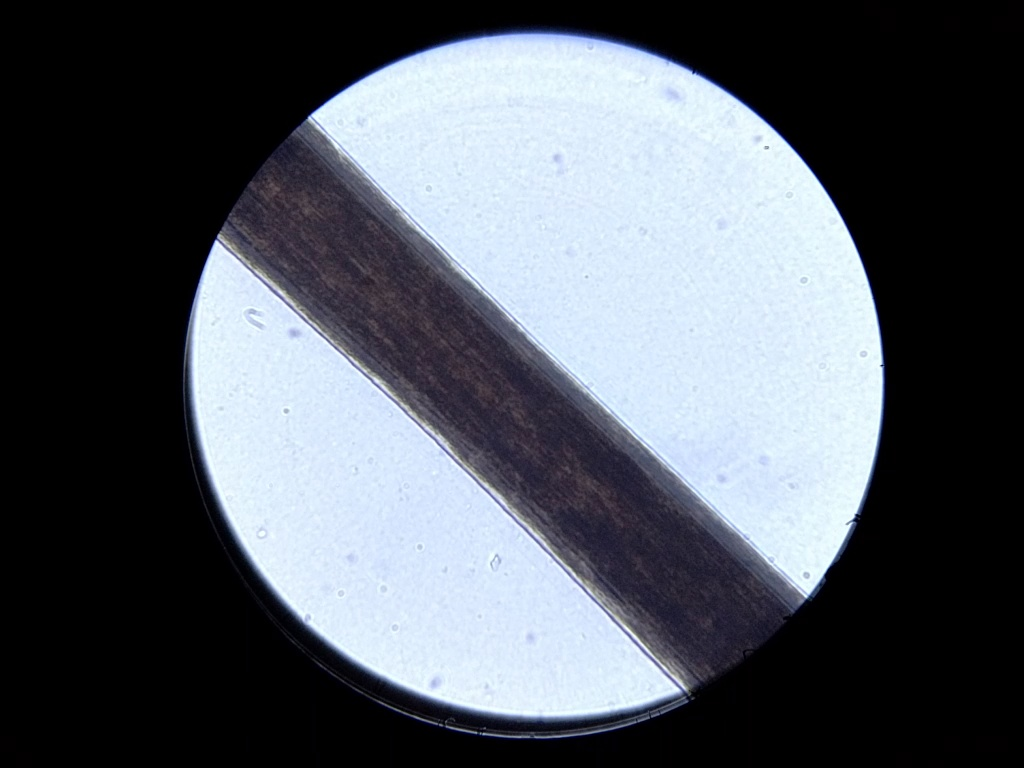
#> input picture datasets/Human Hair/frame74.jpg, 1024 x 768 px; its folder holds 5 pictures in this run
$ jupyter execute thresholds.ipynb
#> lines starting #> are read from the running program, lines starting #| are printed output that depends on the picture; after the words box and inside, x2 and y2 are one past the last pixel; in counts of white or black regions, pixels touching at a corner belong together
[cell 1]
import cv2 as cv
import numpy as np
from matplotlib import pyplot as plt

[cell 2]
path = '../datasets/Human Hair'
img_path = path + '/frame74.jpg'
img = cv.imread(img_path, cv.IMREAD_GRAYSCALE)
#> img: shape (768, 1024); min 0, max 255, mean 89.9
# [4 lines of commented-out code are left out]
plt.axis('off')
plt.imshow(img, cmap='gray')

[cell 3]
retval, dst = cv.threshold(img, 200, 255, cv.THRESH_TOZERO_INV)
plt.axis('off')
plt.imshow(dst, cmap='gray')

[cell 4]
dst = cv.adaptiveThreshold(img, 255, cv.ADAPTIVE_THRESH_MEAN_C, cv.THRESH_BINARY_INV, 7, 1)
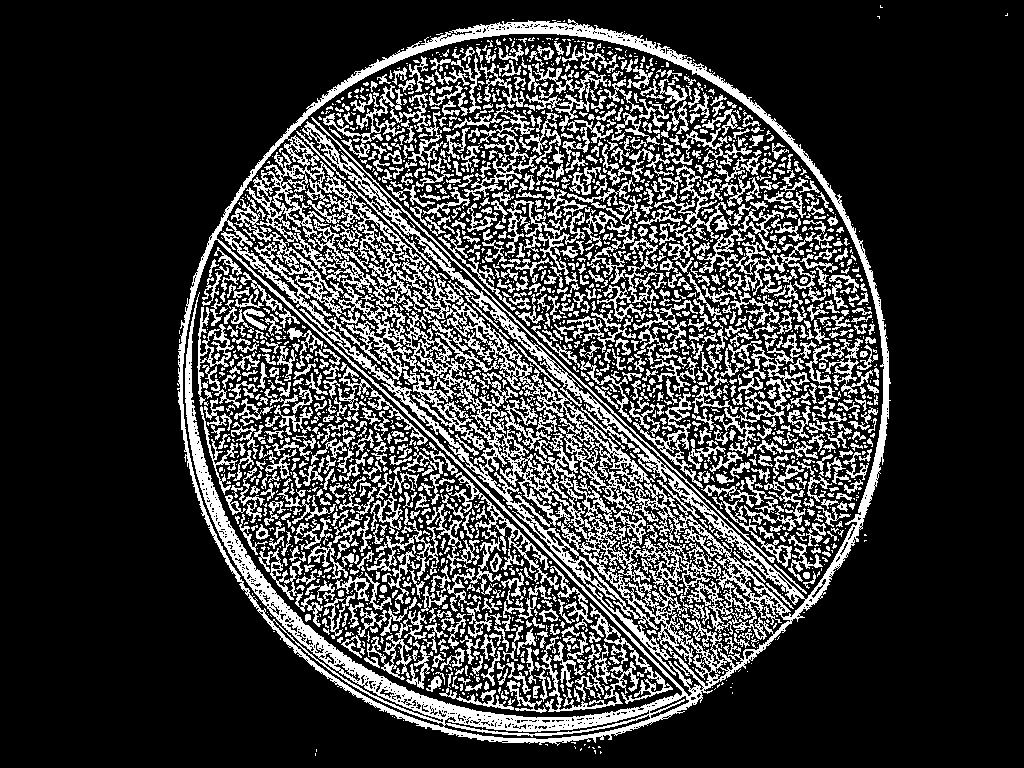
#> dst: shape (768, 1024); 23.2% white in thin lines or dots, all inside (x1, y1, x2, y2) = (177, 5, 1008, 756)
plt.axis('off')
plt.imshow(dst, cmap='gray')

[cell 5]
applied_mask = cv.bitwise_and(img, img, mask=dst)
plt.axis('off')
plt.imshow(applied_mask, cmap='gray')

[cell 6]
#cv.imwrite("results/18/Depthmap-threshold.png", applied_mask)

[cell 7]
#img_texture = cv.imread(f'../results/{dataset}/Texture-ZS.jpg', cv.IMREAD_COLOR)
img_texture = cv.imread(img_path, cv.IMREAD_COLOR)
#> img_texture is the input picture: shape (768, 1024, 3); mean B, G, R 98.7, 90.6, 85.1
plt.axis('off')
plt.imshow(img_texture)
#cv.imshow('image', img_texture)
#cv.waitKey(0)
#cv.destroyAllWindows()

[cell 8]
grayscaled_texture = cv.cvtColor(img_texture, cv.COLOR_RGB2GRAY)
plt.axis('off')
plt.imshow(grayscaled_texture, cmap='gray')

[cell 9]
mask = cv.adaptiveThreshold(grayscaled_texture, 255, cv.ADAPTIVE_THRESH_MEAN_C, cv.THRESH_BINARY_INV, 91, 40)
#> mask: shape (768, 1024); 8.7% white; 459 white regions (400 under 20 px), largest, box (x1, y1, x2, y2) and area: (289, 3, 914, 618) 29769, (159, 219, 703, 752) 22728, (327, 317, 472, 465) 1930
plt.axis('off')
plt.imshow(mask, cmap='gray')

# cv.imshow('mask', mask)
# cv.waitKey(0)
# cv.destroyAllWindows()

[cell 10]
applied_mask_to_texture = cv.bitwise_and(img, img, mask=mask)
plt.axis('off')
plt.imshow(applied_mask_to_texture, cmap='gray')
#cv.imwrite('results/18/Depthmap-threshold.png', applied_mask_to_texture)

[cell 11]
th, mask_otsu = cv.threshold(grayscaled_texture, 0, 255, cv.THRESH_BINARY_INV + cv.THRESH_OTSU)
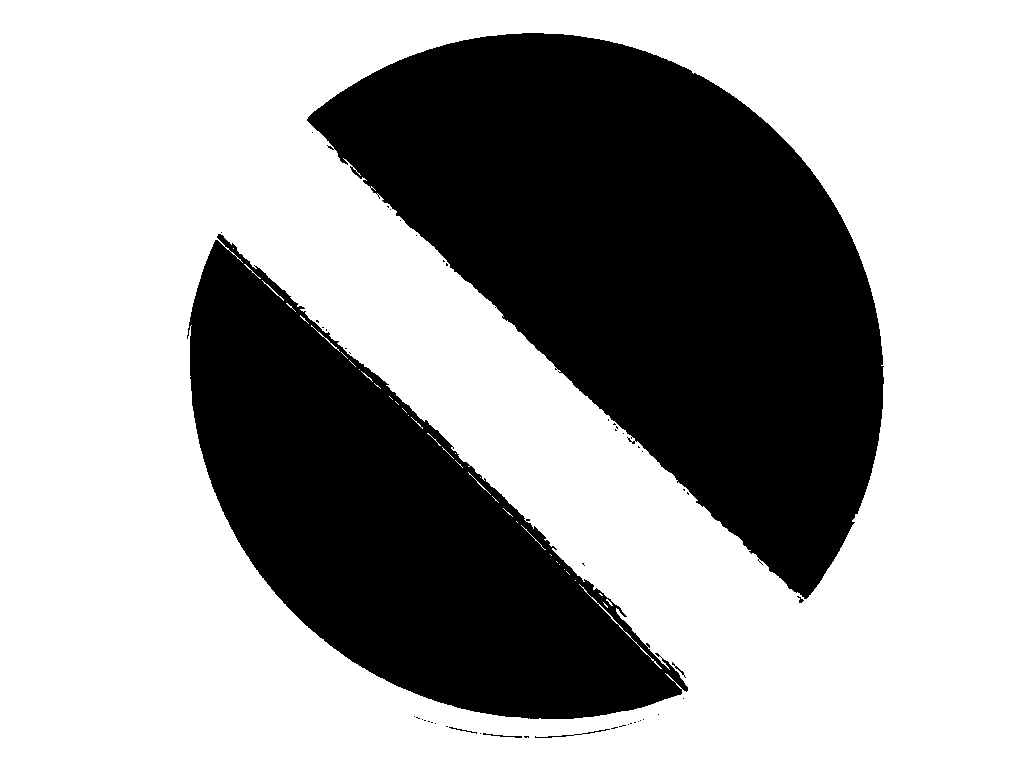
#> mask_otsu: shape (768, 1024); 64.3% white; 50 black regions (43 under 20 px), largest, box (x1, y1, x2, y2) and area: (307, 33, 884, 599) 171903, (187, 234, 688, 719) 108492, (535, 729, 610, 738) 90
#> th = 124
plt.imshow(mask_otsu, cmap='gray')
applied_otsu_mask_to_texture = cv.bitwise_and(img, img, mask=mask_otsu)
plt.axis('off')
plt.imshow(applied_otsu_mask_to_texture, cmap='gray')
#cv.imwrite('results/18/Depthmap-otsu.png', applied_otsu_mask_to_texture)

[cell 12]
plt.axis('off')
plt.imshow(img_texture)

[cell 13]
# 2 is an empiric value
glob_threshold = 2
threshold, thresholded_img = cv.threshold(grayscaled_texture, glob_threshold, 255, cv.THRESH_BINARY_INV)
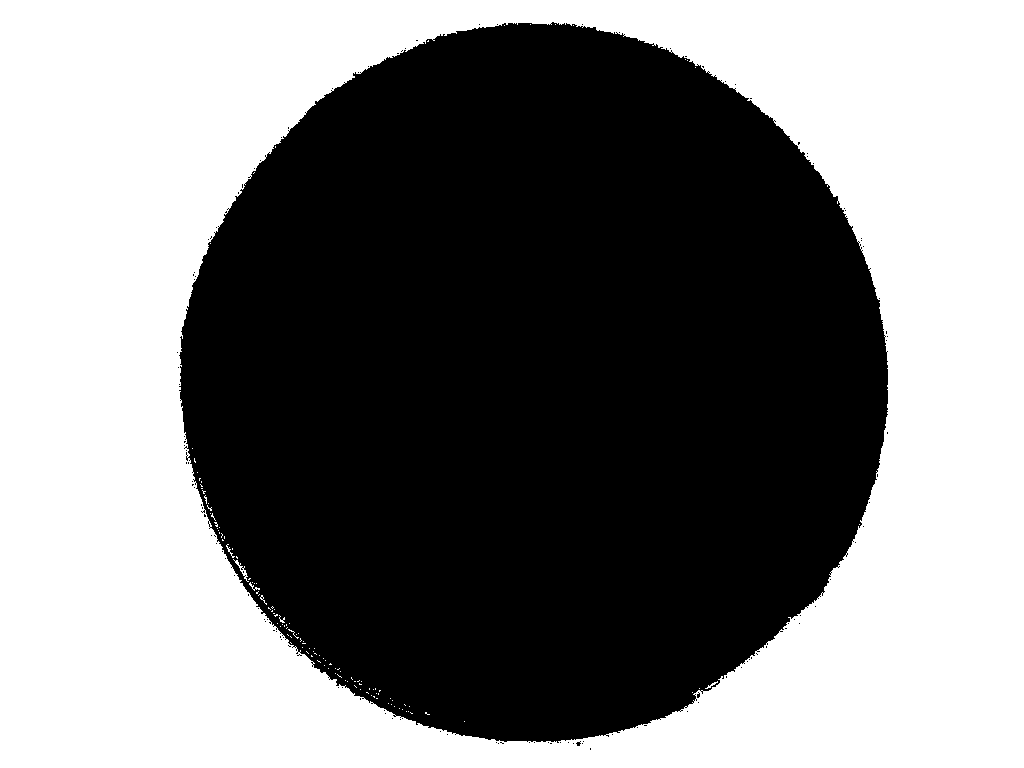
#> thresholded_img: shape (768, 1024); 49.6% white; 124 white regions (118 under 20 px), largest, box (x1, y1, x2, y2) and area: (0, 0, 1024, 768) 389847, (233, 559, 249, 582) 71, (226, 544, 235, 558) 27, (249, 582, 260, 591) 27, (705, 681, 718, 689) 27, (279, 615, 285, 623) 20
#> threshold = 2
plt.axis('off')
plt.imshow(thresholded_img, cmap='gray')

[cell 14]
#
minVal, maxVal, minLoc, maxLoc = cv.minMaxLoc(grayscaled_texture)
#> minVal = 0; maxVal = 254; minLoc = (0, 0); maxLoc = (333, 141)

# making sure that grayscaled_texture (<glob_threshold) + 255 * coeff < 255
coeff = np.min([maxVal / 255, 1 - glob_threshold / 255])
#> coeff = 0.992


added = cv.addWeighted(grayscaled_texture, 1, thresholded_img, coeff, 0)
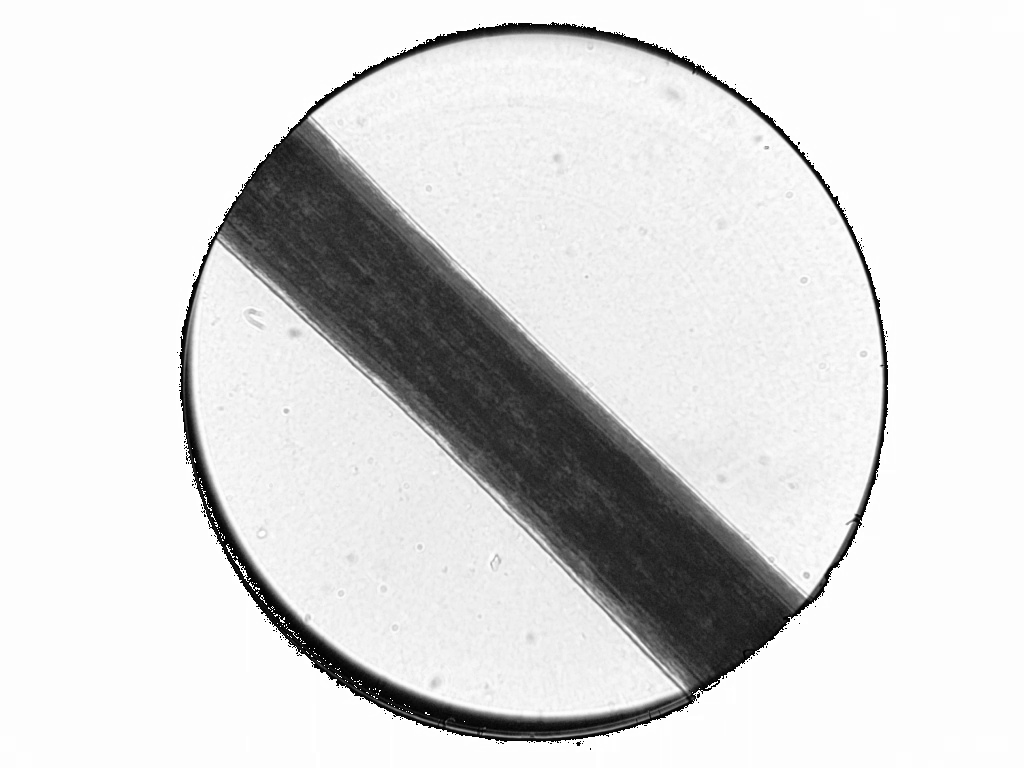
#> added: shape (768, 1024); min 3, max 255, mean 218
plt.axis('off')
plt.imshow(added, cmap='gray')

[cell 15]
# apply otsu's binarization to the texture
th, mask = cv.threshold(added, 0, 255, cv.THRESH_BINARY_INV + cv.THRESH_OTSU)
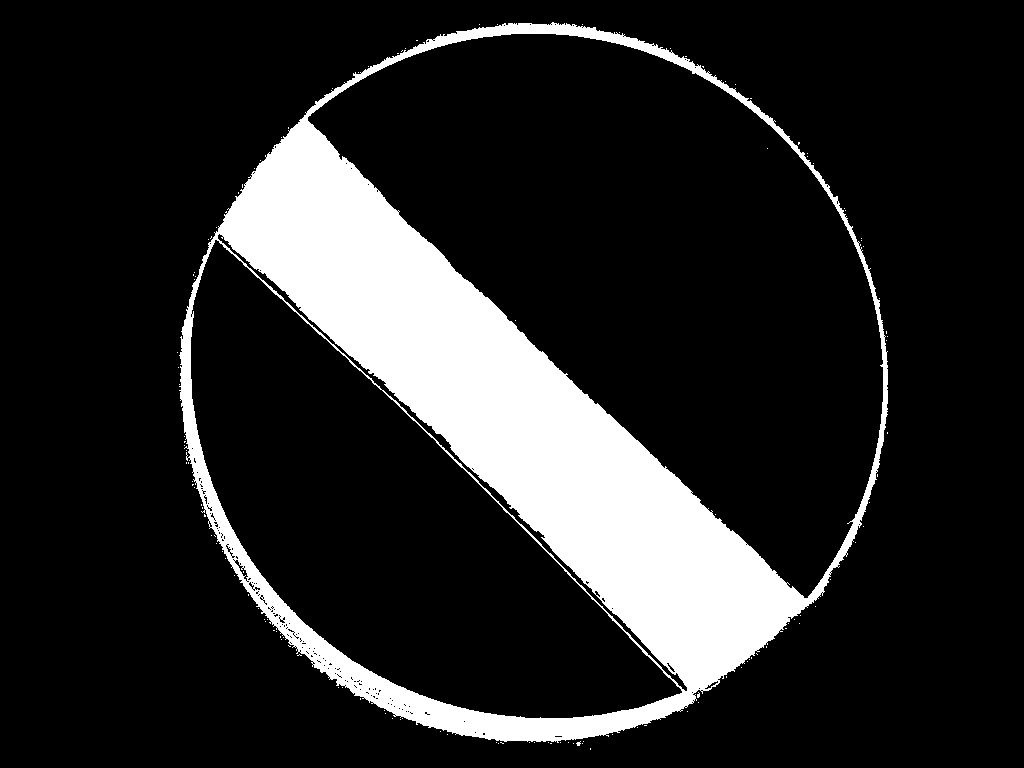
#> mask: shape (768, 1024); 15.2% white; 130 white regions (129 under 20 px), largest, box (x1, y1, x2, y2) and area: (179, 22, 888, 743) 119420
#> th = 151
plt.imshow(mask, cmap='gray')

[cell 16]
# apply mask to the depthmap and save the result
masked_depth_map = cv.bitwise_and(img, img, mask=mask)
plt.imshow(masked_depth_map, cmap='gray')
